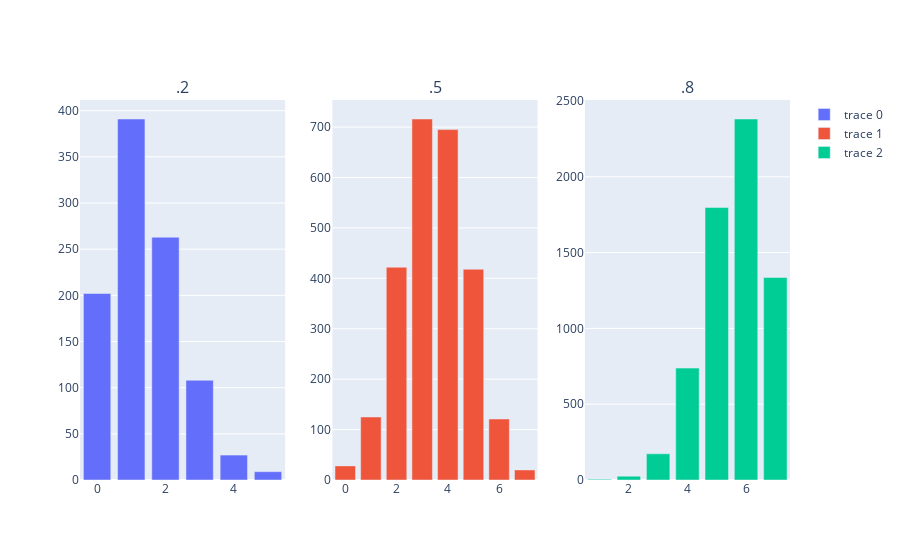

The notebook cell this image was saved under:
### Code cell
fig = make_subplots(rows=1, cols=3, subplot_titles=(".2", ".5", ".8"))

for i, pi in enumerate([.2,.5,.8]):
    value_counts = simulations.loc[simulations.pi==pi, 'games_won'].value_counts()
    fig.add_trace(go.Bar(x=value_counts.index, y=value_counts), row=1, col=i+1)

fig.show()

### Figure 1 — Plotly figure (JSON) as saved in the notebook; plotly's stock layout.template omitted (floating-point values rounded to 4 significant figures)
{"data": [{"type": "bar", "x": [1, 2, 0, 3, 4, 5], "xaxis": "x", "y": [391, 263, 202, 108, 27, 9], "yaxis": "y"}, {"type": "bar", "x": [3, 4, 2, 5, 1, 6, 0, 7], "xaxis": "x2", "y": [716, 695, 422, 418, 125, 121, 28, 20], "yaxis": "y2"}, {"type": "bar", "x": [6, 5, 7, 4, 3, 2, 1], "xaxis": "x3", "y": [2381, 1797, 1336, 738, 173, 25, 5], "yaxis": "y3"}], "layout": {"annotations": [{"font": {"size": 16}, "showarrow": false, "text": ".2", "x": 0.1444, "xanchor": "center", "xref": "paper", "y": 1, "yanchor": "bottom", "yref": "paper"}, {"font": {"size": 16}, "showarrow": false, "text": ".5", "x": 0.5, "xanchor": "center", "xref": "paper", "y": 1, "yanchor": "bottom", "yref": "paper"}, {"font": {"size": 16}, "showarrow": false, "text": ".8", "x": 0.8556, "xanchor": "center", "xref": "paper", "y": 1, "yanchor": "bottom", "yref": "paper"}], "xaxis": {"anchor": "y", "domain": [0, 0.2889]}, "xaxis2": {"anchor": "y2", "domain": [0.3556, 0.6444]}, "xaxis3": {"anchor": "y3", "domain": [0.7111, 1]}, "yaxis": {"anchor": "x", "domain": [0, 1]}, "yaxis2": {"anchor": "x2", "domain": [0, 1]}, "yaxis3": {"anchor": "x3", "domain": [0, 1]}}}
